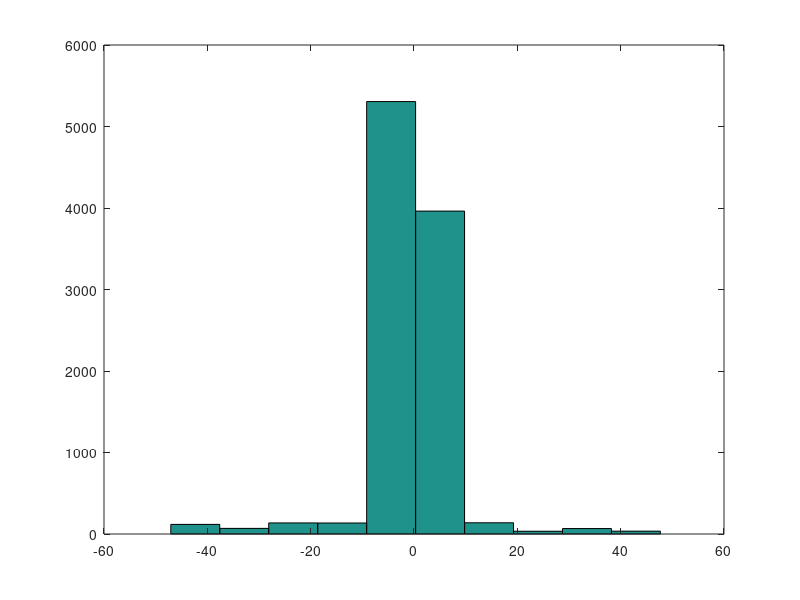

Write the MATLAB code that produced this figure.
% Example 14.2
% Computational Statistics Handbook with MATLAB, 2nd Edition
% Wendy L. and Angel R. Martinez

% Set up an inline function to evaluate the Cauchy.
% Note that in both of the functions, 
% the constants are canceled.
strg = '1./(1+x.^2)';
cauchy = inline(strg,'x');
% set up an inline function to evaluate the Normal pdf
strg = '1/sig*exp(-0.5*((x-mu)/sig).^2)';
norm = inline(strg,'x','mu','sig');

% Generate 10000 samples in the chain.
% Set up the constants.
n = 10000;
sig = 2;
x = zeros(1,n);
x(1) = randn(1);						% generate the starting point
for i = 2:n
	% generate a candidate from the proposal distribution
	% which is the normal in this case. This will be a 
	% normal with mean given by the previous value in the
	% chain and standard deviation of 'sig'
	y = x(i-1) + sig*randn(1);
	% generate a uniform for comparison
	u = rand(1);
	alpha = min([1, cauchy(y)*norm(x(i-1),y,sig)/...
       (cauchy(x(i-1))*norm(y,x(i-1),sig))]);
	if u <= alpha
		x(i) = y;
	else
		x(i) = x(i-1);
	end
end  
hist(x)